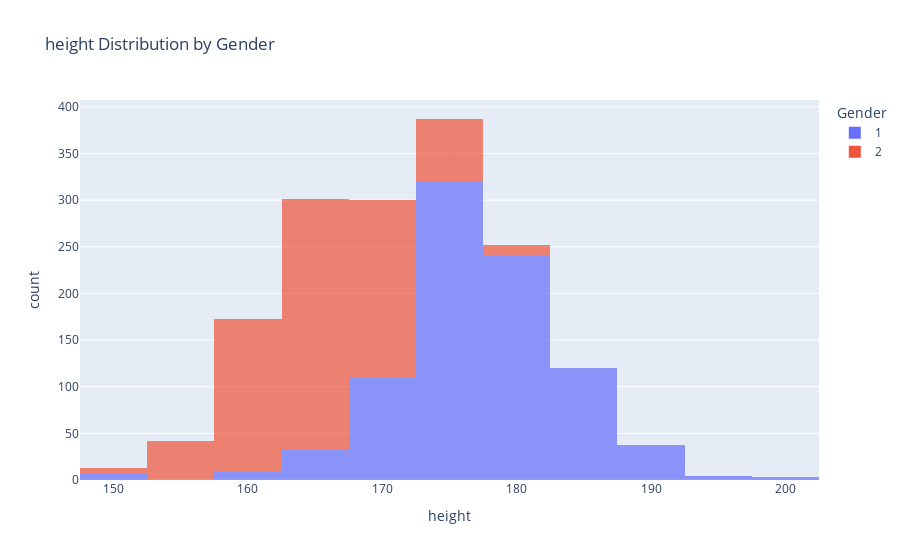
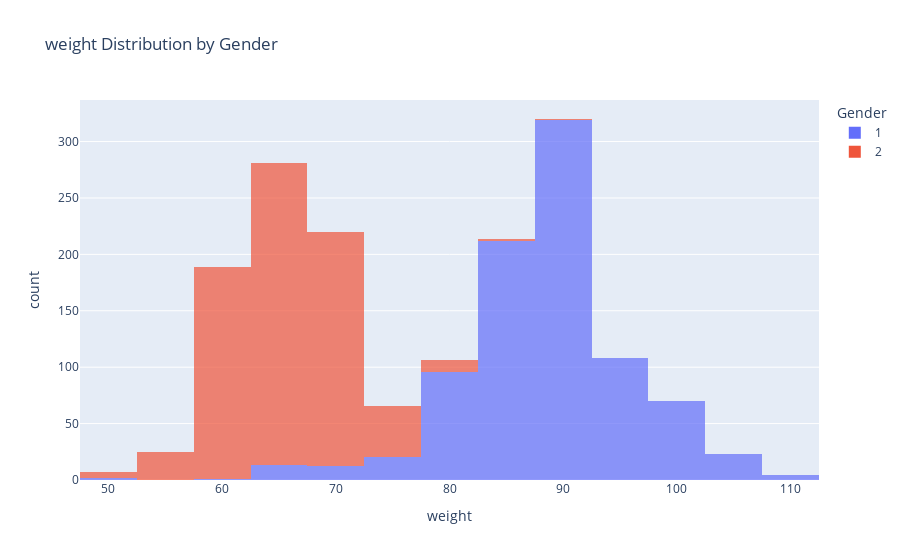
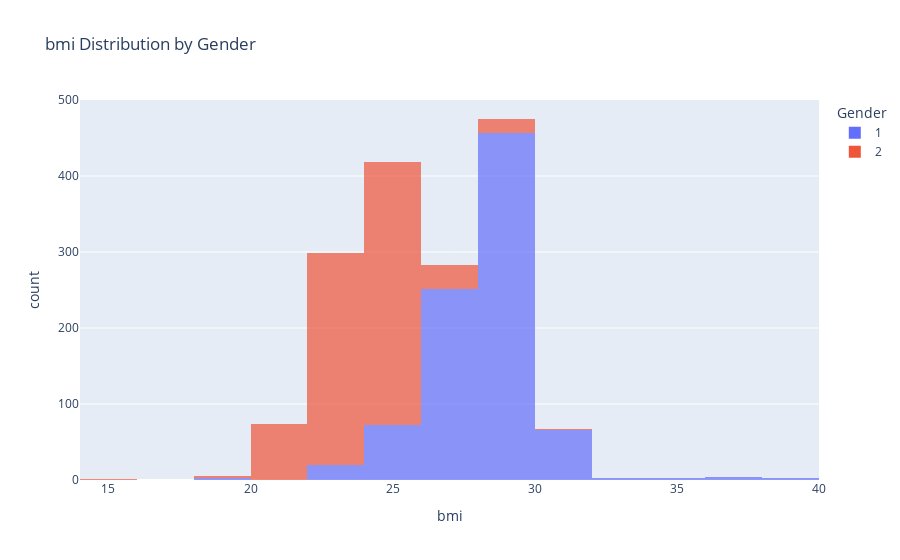

Notebook code for these charts, in order:
### Markdown cell above
##### Histograms per gender

### Code cell
# Loop over each numeric column in numerical_games
for column in numerical_games[['height', 'weight', 'bmi']].columns:
    # Create a histogram with breakdown by 'genderId'
    fig = px.histogram(
        numerical_games,
        x=column,
        color='genderId',
        nbins=20,
        title=f"{column} Distribution by Gender",
        labels={'genderId': 'Gender', column: column},
        opacity=0.7,
    )

    # Show the plot
    fig.show()

### Figure 1 — Plotly figure (JSON) as saved in the notebook; plotly's stock layout.template omitted (floating-point values rounded to 4 significant figures; data arrays with more than 128 entries replaced by an {"elided": "..."} marker saying what was removed)
{"data": [{"alignmentgroup": "True", "bingroup": "x", "hovertemplate": "Gender=1<br>height=%{x}<br>count=%{y}<extra></extra>", "legendgroup": "1", "marker": {"color": "#636efa", "opacity": 0.7, "pattern": {"shape": ""}}, "name": "1", "nbinsx": 20, "offsetgroup": "1", "orientation": "v", "showlegend": true, "type": "histogram", "x": {"elided": "880 float values"}, "xaxis": "x", "yaxis": "y"}, {"alignmentgroup": "True", "bingroup": "x", "hovertemplate": "Gender=2<br>height=%{x}<br>count=%{y}<extra></extra>", "legendgroup": "2", "marker": {"color": "#EF553B", "opacity": 0.7, "pattern": {"shape": ""}}, "name": "2", "nbinsx": 20, "offsetgroup": "2", "orientation": "v", "showlegend": true, "type": "histogram", "x": {"elided": "753 float values"}, "xaxis": "x", "yaxis": "y"}], "layout": {"barmode": "relative", "legend": {"title": {"text": "Gender"}, "tracegroupgap": 0}, "title": {"text": "height Distribution by Gender"}, "xaxis": {"anchor": "y", "domain": [0, 1], "title": {"text": "height"}}, "yaxis": {"anchor": "x", "domain": [0, 1], "title": {"text": "count"}}}}

### Figure 2 — Plotly figure (JSON) as saved in the notebook; plotly's stock layout.template omitted (floating-point values rounded to 4 significant figures; data arrays with more than 128 entries replaced by an {"elided": "..."} marker saying what was removed)
{"data": [{"alignmentgroup": "True", "bingroup": "x", "hovertemplate": "Gender=1<br>weight=%{x}<br>count=%{y}<extra></extra>", "legendgroup": "1", "marker": {"color": "#636efa", "opacity": 0.7, "pattern": {"shape": ""}}, "name": "1", "nbinsx": 20, "offsetgroup": "1", "orientation": "v", "showlegend": true, "type": "histogram", "x": {"elided": "880 float values"}, "xaxis": "x", "yaxis": "y"}, {"alignmentgroup": "True", "bingroup": "x", "hovertemplate": "Gender=2<br>weight=%{x}<br>count=%{y}<extra></extra>", "legendgroup": "2", "marker": {"color": "#EF553B", "opacity": 0.7, "pattern": {"shape": ""}}, "name": "2", "nbinsx": 20, "offsetgroup": "2", "orientation": "v", "showlegend": true, "type": "histogram", "x": {"elided": "753 float values"}, "xaxis": "x", "yaxis": "y"}], "layout": {"barmode": "relative", "legend": {"title": {"text": "Gender"}, "tracegroupgap": 0}, "title": {"text": "weight Distribution by Gender"}, "xaxis": {"anchor": "y", "domain": [0, 1], "title": {"text": "weight"}}, "yaxis": {"anchor": "x", "domain": [0, 1], "title": {"text": "count"}}}}

### Figure 3 — Plotly figure (JSON) as saved in the notebook; plotly's stock layout.template omitted (floating-point values rounded to 4 significant figures; data arrays with more than 128 entries replaced by an {"elided": "..."} marker saying what was removed)
{"data": [{"alignmentgroup": "True", "bingroup": "x", "hovertemplate": "Gender=1<br>bmi=%{x}<br>count=%{y}<extra></extra>", "legendgroup": "1", "marker": {"color": "#636efa", "opacity": 0.7, "pattern": {"shape": ""}}, "name": "1", "nbinsx": 20, "offsetgroup": "1", "orientation": "v", "showlegend": true, "type": "histogram", "x": {"elided": "880 float values"}, "xaxis": "x", "yaxis": "y"}, {"alignmentgroup": "True", "bingroup": "x", "hovertemplate": "Gender=2<br>bmi=%{x}<br>count=%{y}<extra></extra>", "legendgroup": "2", "marker": {"color": "#EF553B", "opacity": 0.7, "pattern": {"shape": ""}}, "name": "2", "nbinsx": 20, "offsetgroup": "2", "orientation": "v", "showlegend": true, "type": "histogram", "x": {"elided": "753 float values"}, "xaxis": "x", "yaxis": "y"}], "layout": {"barmode": "relative", "legend": {"title": {"text": "Gender"}, "tracegroupgap": 0}, "title": {"text": "bmi Distribution by Gender"}, "xaxis": {"anchor": "y", "domain": [0, 1], "title": {"text": "bmi"}}, "yaxis": {"anchor": "x", "domain": [0, 1], "title": {"text": "count"}}}}
